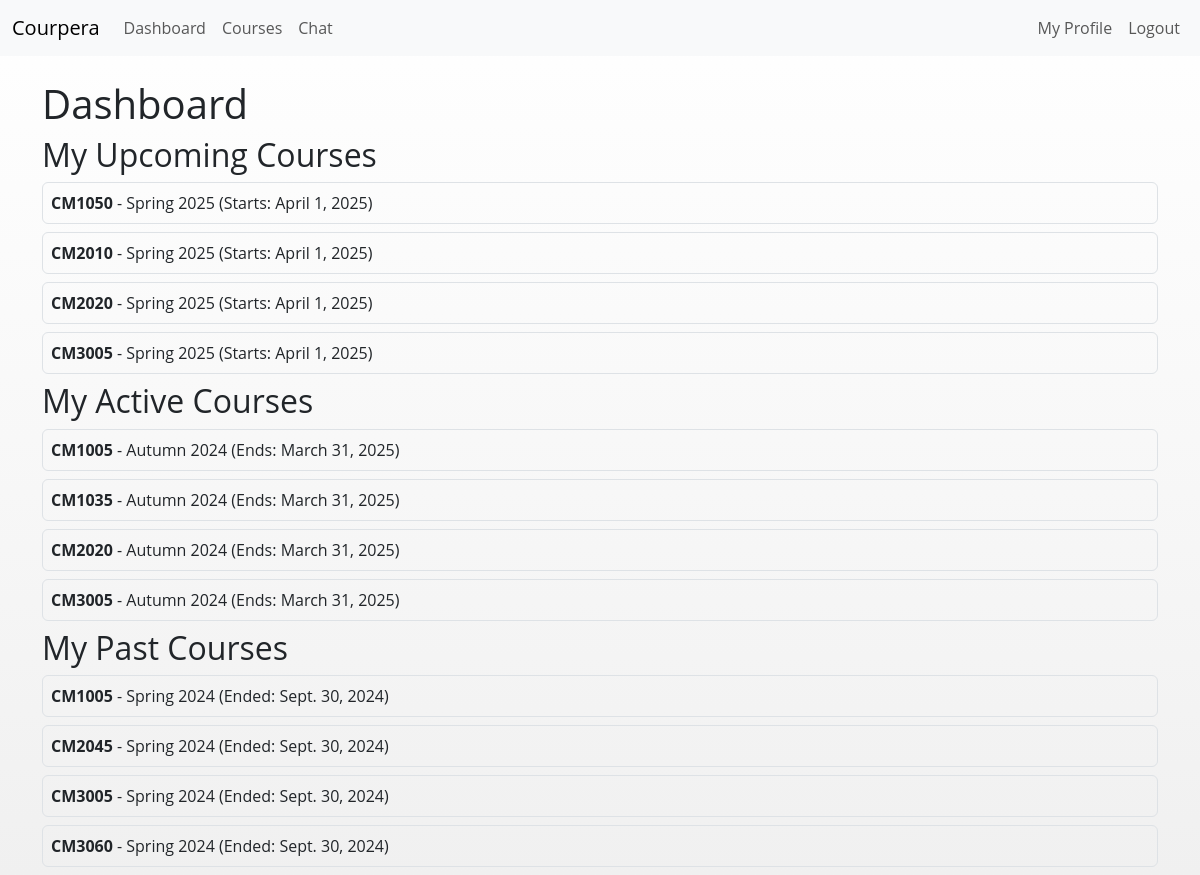
/dashboard/ (signed in), run on an earlier commit of the app's database.
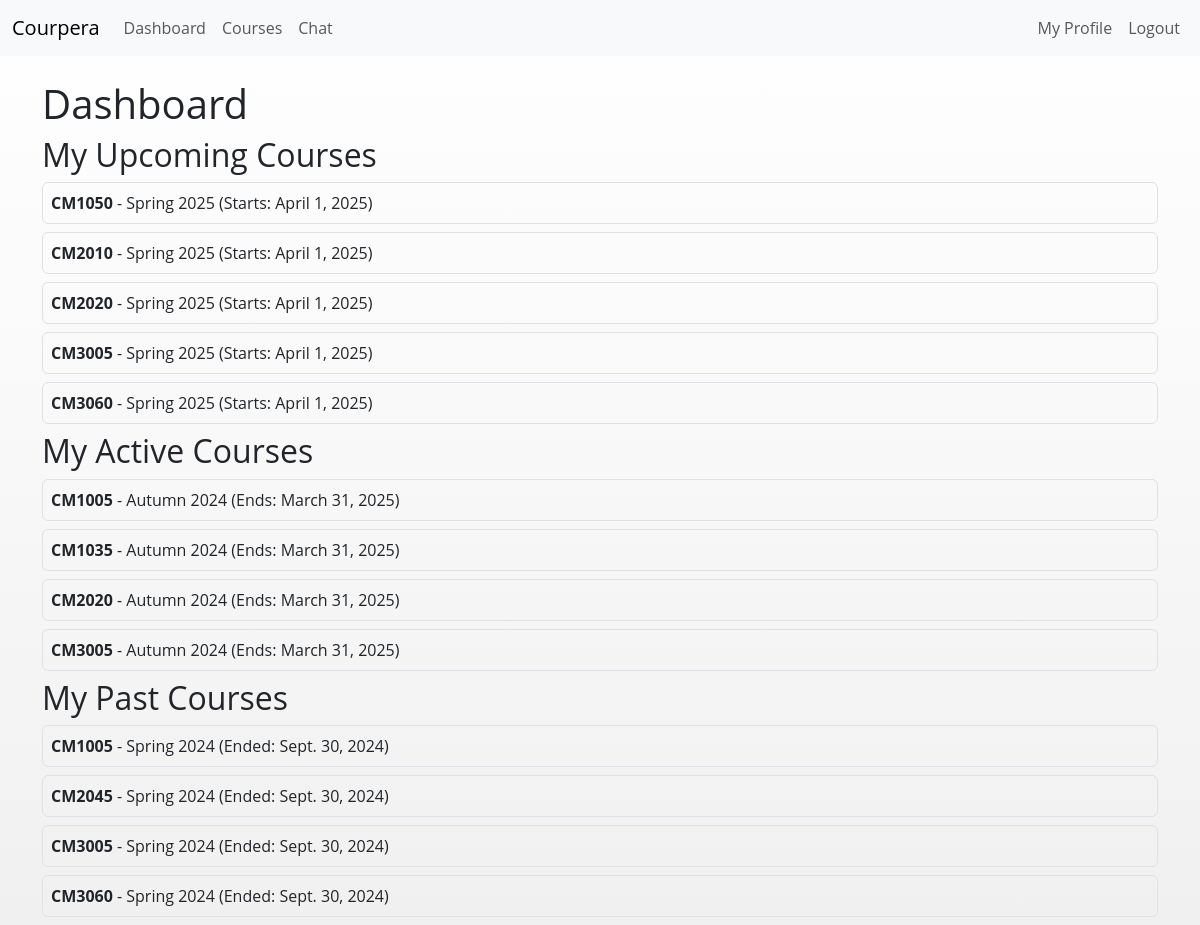
And on a later commit of the database.
### courses/models.py (models this page shows, shortened)
class Enrollment(models.Model):
    student = models.ForeignKey(
        settings.AUTH_USER_MODEL,
        on_delete=models.CASCADE,
        related_name='enrollments'
    )
    course_instance = models.ForeignKey(
        CourseInstance,
        on_delete=models.CASCADE,
        related_name='enrollments'
    )
    enrolled_on = models.DateTimeField(default=timezone.now)
    class Meta:
        unique_together = ('student', 'course_instance')

class CourseInstance(models.Model):
    SEMESTER_CHOICES = [
        ('Spring 2024', 'Spring 2024'),
        ('Autumn 2024', 'Autumn 2024'),
        ('Spring 2025', 'Spring 2025'),
    ]
    STATUS_CHOICES = [
        ('Active', 'Active'),
        ('Past', 'Past'),
        ('Upcoming', 'Upcoming'),
    ]
    course = models.ForeignKey(Course, on_delete=models.CASCADE, related_name='instances')
    semester = models.CharField(max_length=20, choices=SEMESTER_CHOICES)
    start_date = models.DateField()
    end_date = models.DateField()
    status = models.CharField(max_length=10, choices=STATUS_CHOICES, blank=True)
    instructor = models.ForeignKey(
        settings.AUTH_USER_MODEL,
        on_delete=models.SET_NULL,
        null=True,
        related_name='course_instances'
    )

class Course(models.Model):
    name = models.CharField(max_length=20, unique=True)
    description = models.TextField(blank=True)
    created_by = models.ForeignKey(
        settings.AUTH_USER_MODEL,
        on_delete=models.SET_NULL,
        null=True,
        blank=True,
        related_name='created_courses'
    )

### pages/views.py (the view)
# urls.py: path('dashboard/', views.dashboard_view, name='dashboard'),
def dashboard_view(request):
    enrollments = request.user.enrollments.all() if request.user.is_authenticated else None
    return render(request, 'dashboard.html', {'enrollments': enrollments})

### templates/dashboard.html (shortened to what this page needs)
{% extends 'base.html' %}
{% block content %}
  <h1>Dashboard</h1>
  <h2>My Upcoming Courses</h2>
  {% for enrollment in enrollments %}
    {% if enrollment.course_instance.status == "Upcoming" %}
      <div class="mb-2 p-2 border rounded">
        <strong>{{ enrollment.course_instance.course.name }}</strong>
         - {{ enrollment.course_instance.semester }}
        (Starts: {{ enrollment.course_instance.start_date }})
      </div>
    {% endif %}
  {% endfor %}
  <h2>My Active Courses</h2>
  {% for enrollment in enrollments %}
    {% if enrollment.course_instance.status == "Active" %}
      <div class="mb-2 p-2 border rounded">
        <strong>{{ enrollment.course_instance.course.name }}</strong>
         - {{ enrollment.course_instance.semester }}
        (Ends: {{ enrollment.course_instance.end_date }})
      </div>
    {% endif %}
  {% endfor %}
  <h2>My Past Courses</h2>
  {% for enrollment in enrollments %}
    {% if enrollment.course_instance.status == "Past" %}
      <div class="mb-2 p-2 border rounded">
        <strong>{{ enrollment.course_instance.course.name }}</strong>
         - {{ enrollment.course_instance.semester }}
        (Ended: {{ enrollment.course_instance.end_date }})
      </div>
    {% endif %}
  {% endfor %}
{% endblock %}

### templates/base.html (shortened to what this page needs)
<!DOCTYPE html>
<html lang="en">
<head>
  <link href="https://cdn.jsdelivr.net/npm/bootstrap@5.3.0/dist/css/bootstrap.min.css" rel="stylesheet">
</head>
<body>
  <nav class="navbar navbar-expand-lg navbar-light bg-light">
    <div class="container-fluid">
      <a class="navbar-brand" href="{% url 'home' %}">Courpera</a>
      <div class="collapse navbar-collapse" id="navbarNav">
        <ul class="navbar-nav me-auto">
          {% if user.is_authenticated %}
            <li class="nav-item"><a class="nav-link" href="{% url 'dashboard' %}">Dashboard</a></li>
          {% endif %}
          <li class="nav-item"><a class="nav-link" href="{% url 'course_catalog' %}">Courses</a></li>
          <li class="nav-item"><a class="nav-link" href="{% url 'chat' %}">Chat</a></li>
        </ul>
        <ul class="navbar-nav">
          {% if user.is_authenticated %}
            <li class="nav-item"><a class="nav-link" href="{% url 'profile' %}">My Profile</a></li>
            <li class="nav-item"><a class="nav-link" href="{% url 'logout' %}">Logout</a></li>
          {% else %}
            <li class="nav-item"><a class="nav-link" href="{% url 'login' %}">Login / Sign Up</a></li>
          {% endif %}
        </ul>
      </div>
    </div>
  </nav>
  <div class="container mt-4">
    {% block content %}{% endblock %}
  </div>
</body>
</html>

### templates/base.html (style rules this page uses)
body { background: linear-gradient(180deg, #ffffff 0%, #f8f8f8 50%, #f0f0f0 100%); font-family: "Open Sans", Arial, sans-serif; }

What changed in the data, as far as the page shows it:
added Enrollment: course_instance.course.name "CM3060", course_instance.semester "Spring 2025", course_instance.start_date "April 1, 2025", shown under "My Upcoming Courses"
